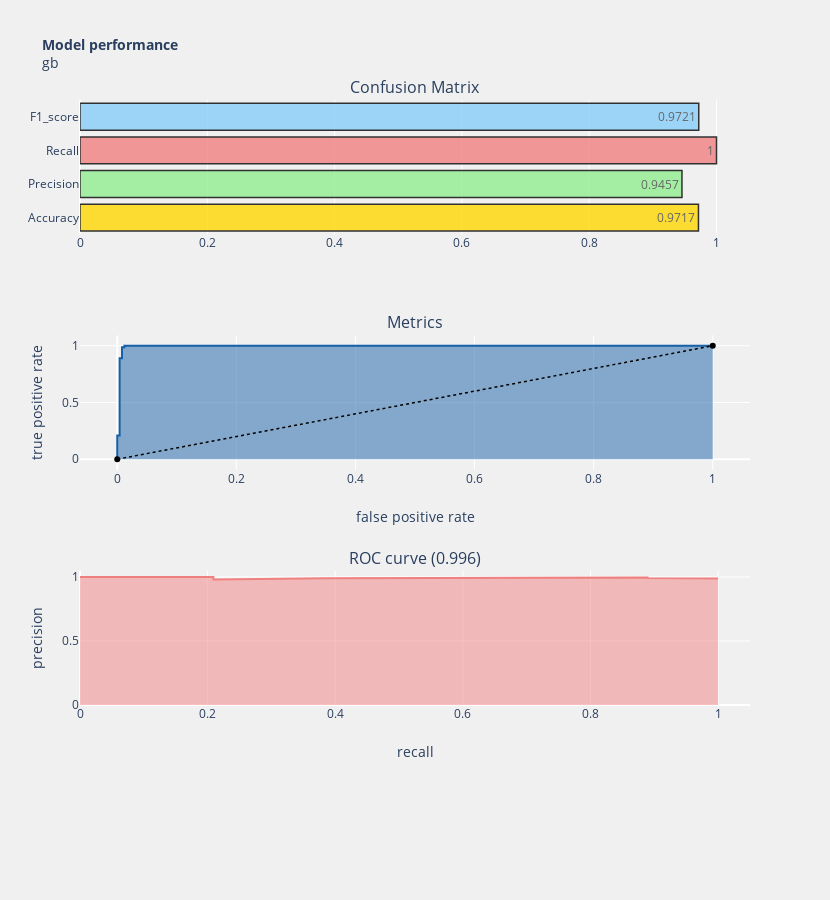

The notebook cell this image was saved under:
### Code cell
y_pred = gb.predict(test)
y_score = gb.predict_proba(test)[:,1]

model_performance_plot('gb')
